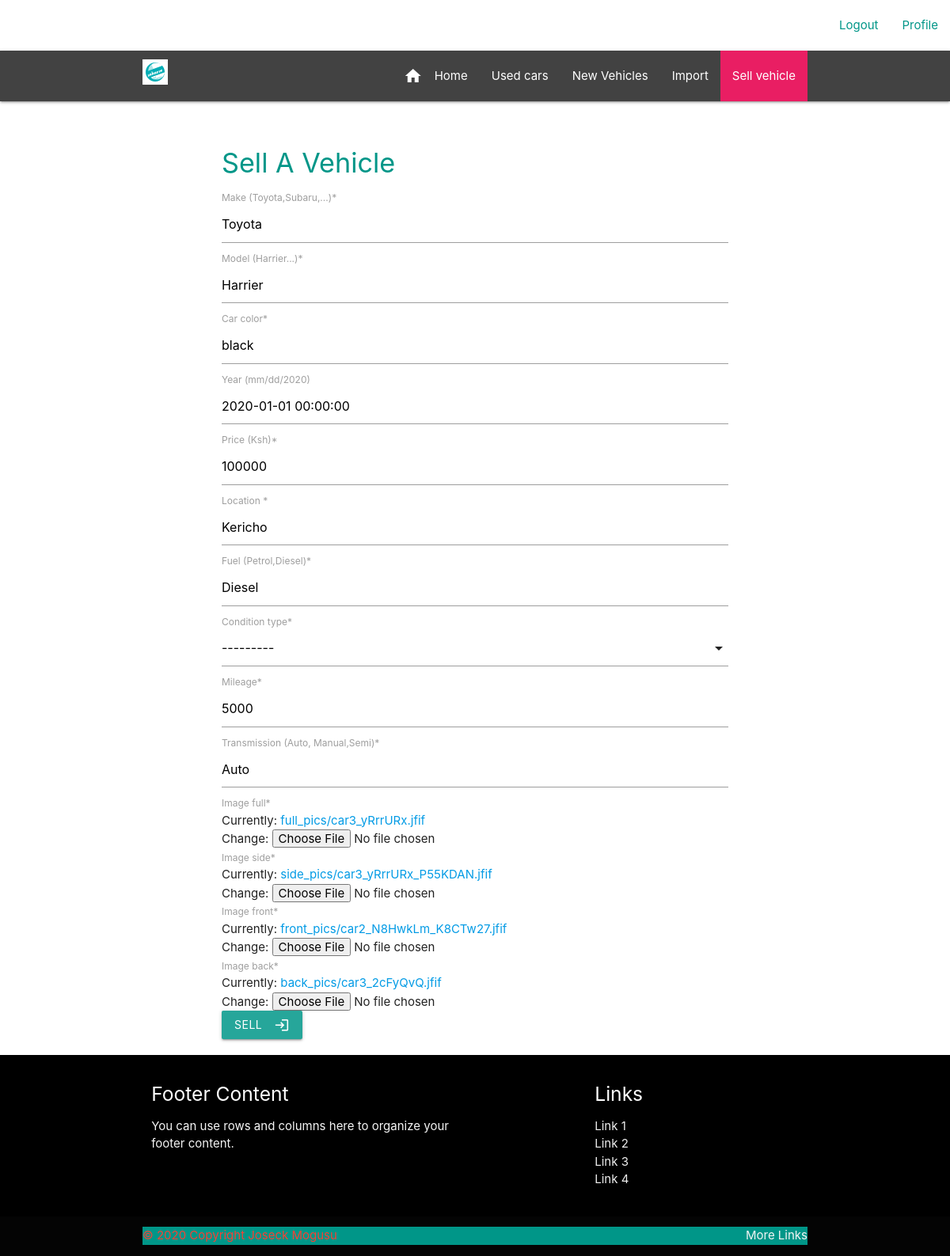
The page /car/2/update/ (signed in) on the database its author committed.
### car/models.py (models this page shows, shortened)
class car_db(models.Model):
	car_id=models.AutoField(primary_key=True, editable=False,unique=True)
	car_make=models.CharField("Make (Toyota,Subaru,...)",max_length=100)
	car_model=models.CharField("Model (Harrier...)",max_length=100)
	car_color=models.CharField(max_length=100)
	car_year=models.DateTimeField("Year (mm/dd/2020)",auto_now_add=False,auto_now=False,blank=True,null=True)
	car_price=models.IntegerField("Price (Ksh)")
	car_loc=models.CharField("Location ",max_length=100)
	car_fuel=models.CharField("Fuel (Petrol,Diesel)",max_length=20)
	CONDITION = Choices('Used','international Used','New')
	condition_type= models.CharField(choices=CONDITION,max_length=20)
	car_mileage=models.IntegerField("Mileage")
	car_transmission=models.CharField("Transmission (Auto, Manual,Semi)",max_length=20)
	date_posted=models.DateTimeField(auto_now=True)
	author=models.ForeignKey(User, on_delete=models.CASCADE)
	image_front=models.ImageField(default='cardef.png',upload_to='front_pics')
	image_side=models.ImageField(default='cardef.png',upload_to='side_pics')
	image_back=models.ImageField(default='cardef.png',upload_to='back_pics')
	image_full=models.ImageField(default='cardef.png',upload_to='full_pics')
	class Meta:
		verbose_name_plural= "Cars"

### car/views.py (the view, shortened to what this page needs)
# urls.py: path('car/<int:pk>/update/', CarUpdateView.as_view(), name='car-update'),
class CarUpdateView(LoginRequiredMixin,UserPassesTestMixin,UpdateView):
	model= car_db
	template_name='car/car_form.html'
	fields= ['car_make','car_model','car_color', 'car_year', 'car_price','car_loc', 'car_fuel', 'condition_type','car_mileage','car_transmission', 'image_full','image_side','image_front','image_back']
	def test_func(self):
		car=self.get_object()
		if self.request.user==car.author:
			return True
		return False

### car/templates/car/car_form.html (shortened to what this page needs)
{% extends "car/base.html" %}
{% load crispy_forms_tags %}
{% block content %}
<div class="container" >
	<div class="row" style="padding-top:50px;">
	<form class="col s12" method="POST" enctype="multipart/form-data" style="padding-left: 100px;padding-right: 100px">
			<h4>
              <legend class="teal-text center" >Sell A Vehicle</legend></h4>
			{{form|crispy}}
		<div>
<button class="btn waves-effect waves-light" type="submit" name="action">SELL
    <i class="material-icons right">login</i>
  </button>
		</div>
	</form>
</div>
</div>
{% endblock %}

### car/static/car/css/main.css (style rules this page uses)
.row:after { content: ""; display: table; clear: both; }

### car/templates/car/base.html (style rules this page uses)
body { display: flex; min-height: 100vh; flex-direction: column; }

### rows shown on the page
car_db: car_make "Toyota", car_model "Harrier", car_color "black", car_year "2020-01-01 00:00:00", car_price "100000", car_loc "Kericho", car_fuel "Diesel", car_mileage "5000", car_transmission "Auto"
